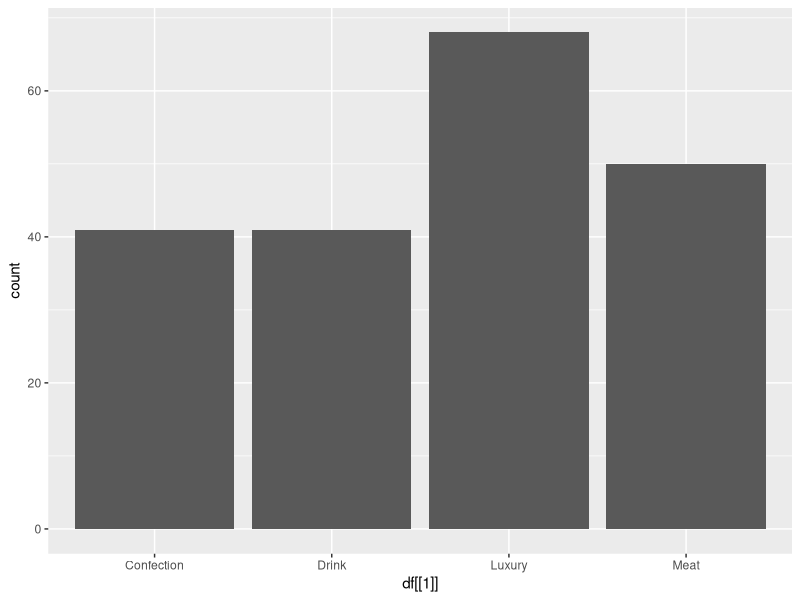

Here is the R script that generated this plot: (Note: this script raises an error after producing the figure.)
library(ggplot2)

# load data
df <- read.csv("data/GOODS1n.csv")



# Basic structure and summary
str(df)        # Check structure: variable types, factor levels, etc.
summary(df)    # Get summary statistics for each column
head(df)       # View the first few rows
dim(df)        # Get the number of rows and columns
colnames(df)   # Get column names
sapply(df, class)  # Check data types of each column

# Checking for missing values
sum(is.na(df))        # Total missing values
colSums(is.na(df))    # Missing values per column

# Quick EDA (Exploratory Data Analysis)
library(ggplot2)
library(dplyr)

df %>%
  summarise(across(where(is.numeric), mean, na.rm = TRUE))  # Mean of numeric columns

ggplot(df, aes(x = df[[1]])) + geom_bar()  # Quick bar plot of the first column

# More detailed exploration
pairs(df)  # Scatterplot matrix (for numerical variables)

# Check for duplicate rows
sum(duplicated(df))




# pridame sloupec
revenue_increase <- (marketing$After - marketing$Before) / marketing$Before * 100

marketing$RevenueIncrease <- revenue_increase

plot(marketing$Promotion, marketing$RevenueIncrease,
     main = "Vztah mezi náklady na marketing a vzrůst tržeb",
     xlab = "Marketing costs",
     ylab = "Increase in revenue"
     )

ggplot(marketing)+
  geom_point(aes(
    x = Promotion, 
    y = RevenueIncrease, 
    color = Class
  ))



# Splitnout na trenovaci a testovaci data 70:30

# Natrenovat model s prediktorama
# 1) promotion
# 2) promotion + flag fieldy typu produktu
# 3) promotion + derived flag fieldy pronasobeny s hodnotou promotion

# Evaluatnout nejlepsi model - nejaky statisticky metody na porovnani vysledku + logickej reasoning